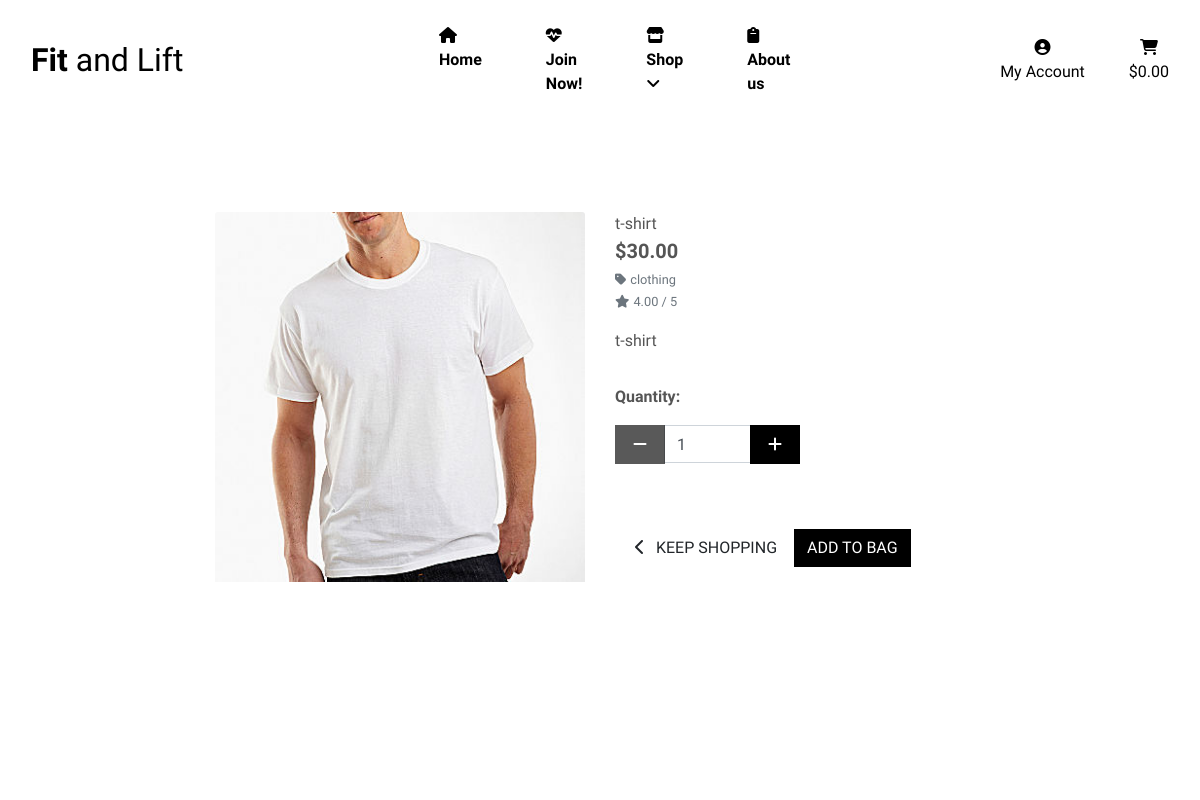
The page /products/1/ on the database its author committed.
### products/models.py (models this page shows, shortened)
class Product(models.Model):
    category = models.ForeignKey('Category', null=True, blank=True, on_delete=models.SET_NULL)
    sku = models.CharField(max_length=254, null=True, blank=True)
    name = models.CharField(max_length=254)
    description = models.TextField()
    has_sizes = models.BooleanField(default=False, null=True, blank=True)
    price = models.DecimalField(max_digits=6, decimal_places=2)
    rating = models.DecimalField(max_digits=6, decimal_places=2, null=True, blank=True)
    image_url = models.URLField(max_length=1024, null=True, blank=True)
    image = models.ImageField(null=True, blank=True)

class Category(models.Model):
    class Meta:
        verbose_name_plural = 'Categories'
    name = models.CharField(max_length=254)
    friendly_name = models.CharField(max_length=254, null=True, blank=True)

### products/views.py (the view)
# urls.py: path('<int:product_id>/', views.product_detail, name='product_detail'),
def product_detail(request, product_id):
    product = get_object_or_404(Product, pk=product_id)
    context = {
        'product': product,
    }
    return render(request, 'products/product_detail.html', context)

### bag/contexts.py (called while the page is built, shortened)
def bag_contents(request):
    bag_items = []
    total = 0
    product_count = 0
    bag = request.session.get('bag', {})
    if total < settings.FREE_DELIVERY_THRESHOLD:
        delivery = total * Decimal(settings.STANDARD_DELIVERY_PERCENTAGE / 100)
        free_delivery_delta = settings.FREE_DELIVERY_THRESHOLD - total
    else:
        delivery = 0
        free_delivery_delta = 0
    grand_total = delivery + total
    context = {
        'bag_items': bag_items,
        'total': total,
        'product_count': product_count,
        'delivery': delivery,
        'free_delivery_delta': free_delivery_delta,
        'free_delivery_threshold': settings.FREE_DELIVERY_THRESHOLD,
        'grand_total': grand_total,
    }
    return context

### products/templates/products/product_detail.html (shortened to what this page needs)
{% extends "base.html" %}
{% load static %}
{% block page_header %}
    <div class="container header-container">
    </div>
{% endblock %}
{% block content %}
    <div class="overlay"></div>
    <div class="container-fluid">
        <div class="row">
            <div class="col-12 col-md-6 col-lg-4 offset-lg-2">
                <div class="image-container my-5">
                    {% if product.image %}
                        <a href="{{ product.image.url }}" target="_blank">
                            <img class="card-img-top img-fluid" src="{{ product.image.url }}" alt="{{ product.name }}">
                        </a>
                        {% else %}
                        <a href="">
                            <img class="card-img-top img-fluid" src="{{ MEDIA_URL }}noimage.png" alt="{{ product.name }}">
                        </a>
                    {% endif %}
                </div>
            </div>
            <div class="col-12 col-md-6 col-lg-4">
                <div class="product-details-container mb-5 mt-md-5">
                    <p class="mb-0">{{ product.name }}</p>
                    <p class="lead mb-0 text-left font-weight-bold">${{ product.price }}</p>
                    {% if product.category %}
                    <p class="small mt-1 mb-0">
                        <a class="text-muted" href="{% url 'products' %}?category={{ product.category.name }}">
                            <i class="fas fa-tag mr-1"></i>{{ product.category.friendly_name }}
                        </a>
                    </p>
                    {% endif %}
                    {% if product.rating %}
                        <small class="text-muted"><i class="fas fa-star mr-1"></i>{{ product.rating }} / 5</small>
                    {% else %}
                        <small class="text-muted">No Rating</small>
                    {% endif %}
                    <p class="mt-3">{{ product.description }}</p>
                    <form class="form" action="{% url 'add_to_bag' product.id %}" method="POST">
                        <div class="form-row">
                            {% with product.has_sizes as s %}
                            <div class="col-12">
                                <p class="mt-3"><strong>Quantity:</strong></p>
                                <div class="form-group w-50">
                                    <div class="input-group">
                                        <div class="input-group-prepend">
                                            <button class="decrement-qty btn btn-black rounded-0"
                                                data-item_id="{{ product.id }}" id="decrement-qty_{{ product.id }}">
                                                <span class="icon">
                                                    <i class="fas fa-minus"></i>
                                                </span>
                                            </button>
                                        </div>
                                        <input class="form-control qty_input" type="number"
                                            name="quantity" value="1" min="1" max="99"
                                            data-item_id="{{ product.id }}"
                                            id="id_qty_{{ product.id }}">
                                        <div class="input-group-append">
                                            <button class="increment-qty btn btn-black rounded-0"
                                                data-item_id="{{ product.id }}" id="increment-qty_{{ product.id }}">
                                                <span class="icon">
                                                    <i class="fas fa-plus"></i>
                                                </span>
                                            </button>
                                        </div>
                                    </div>
                                </div>
                            </div>
                            <div class="col{% if s %}-12 mt-2{% endif %}">
                                <a href="{% url 'products' %}" class="btn btn-outline-black rounded-0 mt-5">
                                    <span class="icon">
                                        <i class="fas fa-chevron-left"></i>
                                    </span>
                                    <span class="text-uppercase">Keep Shopping</span>
                                </a>
                                <input type="submit" class="btn btn-black rounded-0 text-uppercase mt-5" value="Add to Bag">
                            </div>
                            {% endwith %}
                        </div>
                    </form>
                </div>
            </div>
        </div>
    </div>
{% endblock %}

### static/css/base.css (style rules this page uses)
html { height: 100%; }
body { background: url('/media/homepage_background_cropped.jpg') no-repeat center center fixed; background-size: cover; height: calc(100vh - 194px); color: #555; font-family: 'RocknRoll One', sans-serif; }
.icon { align-items: center; display: inline-flex; justify-content: center; height: 1.5rem; width: 1.5rem; }
.btn-black { background: black; color: white; }
.overlay { height: 100%; width: 100%; top: 0; left: 0; position: fixed; background: white; z-index: -1; }
@media (min-width: 1200px) { .container { max-width: 80%; } }
@media (min-width: 992px) { .header-container { padding-top: 164px; } }

### rows shown on the page
Product: image (picture), name "t-shirt", price "30.00", category.friendly_name "clothing", rating "4.00", description "t-shirt", quantity "1"
